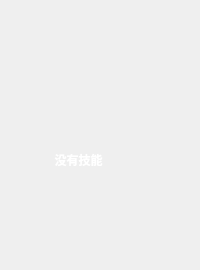
<?xml version="1.0" encoding="UTF-8"?>
<ui version="4.0">
 <class>WujiangArea</class>
 <widget class="QWidget" name="WujiangArea">
  <property name="windowTitle">
   <string>Form</string>
  </property>
  <layout class="QVBoxLayout" name="verticalLayout">
   <property name="spacing">
    <number>0</number>
   </property>
   <property name="leftMargin">
    <number>12</number>
   </property>
   <property name="topMargin">
    <number>100</number>
   </property>
   <property name="rightMargin">
    <number>55</number>
   </property>
   <property name="bottomMargin">
    <number>0</number>
   </property>
   <item>
    <spacer name="verticalSpacer_4">
     <property name="orientation">
      <enum>Qt::Vertical</enum>
     </property>
     <property name="sizeHint" stdset="0">
      <size>
       <width>20</width>
       <height>40</height>
      </size>
     </property>
    </spacer>
   </item>
   <item>
    <widget class="QLabel" name="noSkill">
     <property name="minimumSize">
      <size>
       <width>0</width>
       <height>40</height>
      </size>
     </property>
     <property name="text">
      <string>&lt;font color=white&gt;&lt;b&gt;没有技能&lt;/b&gt;&lt;/font&gt;</string>
     </property>
     <property name="alignment">
      <set>Qt::AlignCenter</set>
     </property>
    </widget>
   </item>
   <item>
    <widget class="QWidget" name="skillWidget1" native="true">
     <property name="minimumSize">
      <size>
       <width>0</width>
       <height>25</height>
      </size>
     </property>
     <layout class="QHBoxLayout" name="horizontalLayout">
      <property name="spacing">
       <number>0</number>
      </property>
      <property name="margin">
       <number>0</number>
      </property>
      <item>
       <widget class="sgsui::SkillButton" name="skill0"/>
      </item>
      <item>
       <widget class="QWidget" name="spacer1" native="true">
        <property name="sizePolicy">
         <sizepolicy hsizetype="Expanding" vsizetype="Preferred">
          <horstretch>0</horstretch>
          <verstretch>0</verstretch>
         </sizepolicy>
        </property>
       </widget>
      </item>
      <item>
       <widget class="sgsui::SkillButton" name="skill1"/>
      </item>
     </layout>
    </widget>
   </item>
   <item>
    <widget class="QWidget" name="skillWidget2" native="true">
     <property name="minimumSize">
      <size>
       <width>0</width>
       <height>25</height>
      </size>
     </property>
     <layout class="QHBoxLayout" name="horizontalLayout_2">
      <property name="spacing">
       <number>0</number>
      </property>
      <property name="margin">
       <number>0</number>
      </property>
      <item>
       <widget class="sgsui::SkillButton" name="skill2"/>
      </item>
      <item>
       <widget class="QWidget" name="spacer2" native="true">
        <property name="sizePolicy">
         <sizepolicy hsizetype="Expanding" vsizetype="Preferred">
          <horstretch>0</horstretch>
          <verstretch>0</verstretch>
         </sizepolicy>
        </property>
       </widget>
      </item>
      <item>
       <widget class="sgsui::SkillButton" name="skill3"/>
      </item>
     </layout>
    </widget>
   </item>
   <item>
    <spacer name="verticalSpacer_2">
     <property name="orientation">
      <enum>Qt::Vertical</enum>
     </property>
     <property name="sizeHint" stdset="0">
      <size>
       <width>20</width>
       <height>40</height>
      </size>
     </property>
    </spacer>
   </item>
  </layout>
 </widget>
 <customwidgets>
  <customwidget>
   <class>sgsui::SkillButton</class>
   <extends>QLabel</extends>
   <header>sgsui_SkillButton.h</header>
  </customwidget>
 </customwidgets>
 <resources/>
 <connections/>
</ui>
